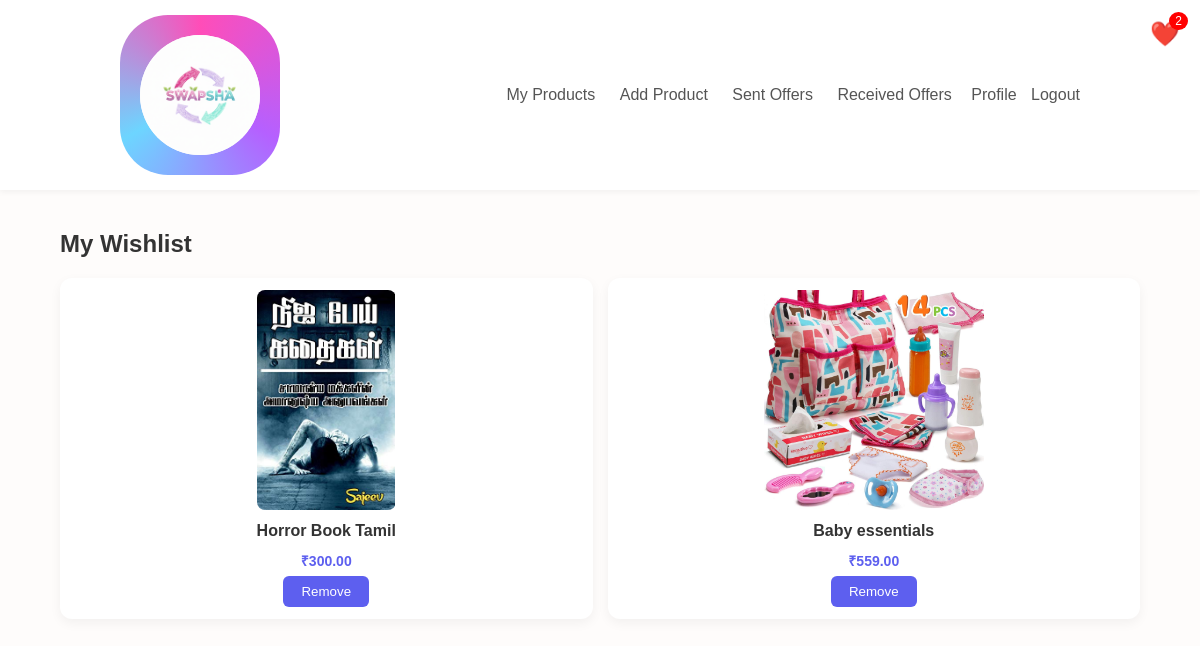
/products/wishlist/ (signed in), run on the app's committed database.
### products/models.py (models this page shows)
class Product(models.Model):
    CATEGORY_CHOICES = [
        ('electronics', 'Electronics'),
        ('fashion', 'Fashion'),
        ('books', 'Books'),
        ('furniture', 'Furniture'),
        ('others', 'Others'),
    ]
    user = models.ForeignKey(User, on_delete=models.CASCADE)
    title = models.CharField(max_length=200)
    description = models.TextField()
    category = models.CharField(max_length=50, choices=CATEGORY_CHOICES)
    estimated_value = models.DecimalField(max_digits=10, decimal_places=2)
    condition = models.CharField(max_length=50)
    image = models.ImageField(upload_to='product_images/')
    created_at = models.DateTimeField(auto_now_add=True)
    tags = models.CharField(max_length=200, blank=True, null=True, default='')

### products/views.py (the view)
# urls.py: path('wishlist/', views.wishlist, name='wishlist'),
@login_required
def wishlist(request):
    user = request.user
    favorite_products = user.favorites.all()
    return render(request, 'products/wishlist.html', {'favorite_products': favorite_products})

### templates/products/wishlist.html (shortened to what this page needs)
{% extends 'base.html' %}
{% block content %}
<h2>My Wishlist</h2>
<div class="products-grid">
    {% for product in favorite_products %}
    <div class="product-card">
        <a href="{% url 'product_detail' product.id %}">
            <img src="{{ product.image.url }}" alt="{{ product.title }}">
            <h3>{{ product.title }}</h3>
        </a>
        <p class="price">₹{{ product.estimated_value|floatformat:2 }}</p>
        <button class="btn" data-id="{{ product.id }}" >Remove</button>
    </div>
    {% empty %}
    <p>No products in wishlist yet.</p>
    {% endfor %}
</div>
{% endblock %}

### templates/base.html (shortened to what this page needs)
{% load static %}
<!DOCTYPE html>
<html lang="en">
<head>
    <link rel="stylesheet" href="{% static 'css/styles.css' %}">
</head>
<body>
    <nav class="navbar">
        <div class="logo">
    <a href="{% url 'home' %}" style="display:flex; align-items:center;">
        <div style="
            height:140px;
            width:140px;
            border-radius:30%;
            background: conic-gradient(
                #ff4db8,
                #b560ff,
                #6dd5ff,
                #ff4db8
            );
            padding:10px;
            display:flex;
            justify-content:center;
            align-items:center;
        ">
            <img src="{% static 'images/logo.png' %}"
                alt="Swapsha Logo"
                style="
                    height:120px;
                    width:120px;
                    border-radius:50%;
                    object-fit:cover;
                    background:white;
                ">
        </div>
    </a>
</div>
        <div class="nav-links">
            <a href="{% url 'my_products' %}">My Products</a>
            <a href="{% url 'add_product' %}">Add Product</a>
            <a href="{% url 'sent_offers' %}">Sent Offers</a>
    <a href="{% url 'received_offers' %}">
        Received Offers
    </a>
            {% if user.is_authenticated %}
                <div class="wishlist-icon">
                <a href="{% url 'wishlist' %}" style="position: relative; display: inline-block; font-size: 24px; color: #333;">
                ❤️
            <span id="wishlistCount"
                style="position: absolute; top: -8px; right: -8px; background:red; color:white; border-radius:50%; padding: 2px 6px; font-size:12px;">
            {{ request.user.favorites.count }}
            </span>
    </a>
</div>
{% endif %}
            {% if request.user.is_authenticated %}
                <a href="{% url 'profile' %}" style="margin-left:15px;">Profile</a>
                <a href="{% url 'logout' %}" style="margin-left:10px;">Logout</a>
            {% else %}
                <a href="{% url 'login' %}" style="margin-left:15px;">Login</a>
                <a href="{% url 'register' %}" style="margin-left:10px;">Register</a>
            {% endif %}
        </div>
    </nav>
    <div class="container">
        {% block content %}
        {% endblock %}
    </div>
</body>
</html>

### static/css/styles.css (style rules this page uses)
body { font-family: 'Poppins', sans-serif; background-color: #fefcfb; color: #333; margin: 0; padding: 0; }
a { text-decoration: none; color: #333; }
h1, h2, h3, h4, h5, h6 { font-weight: 600; margin-bottom: 10px; }
.container { width: 90%; max-width: 1200px; margin: 0 auto; padding: 20px 0; }
.navbar { display: flex; justify-content: space-between; align-items: center; background-color: #fff; padding: 15px 10%; box-shadow: 0 2px 6px rgba(0,0,0,0.05); position: sticky; top: 0; z-index: 100; }
.navbar .logo a { font-size: 24px; font-weight: 700; color: #5D5FEF; }
.navbar .nav-links a { margin-left: 20px; font-weight: 500; color: #555; transition: color 0.3s; }
.btn { background-color: #5D5FEF; color: #fff; padding: 8px 18px; border: none; border-radius: 6px; font-weight: 500; cursor: pointer; transition: background 0.3s; }
.products-grid { display: grid; grid-template-columns: repeat(auto-fit, minmax(150px, 1fr)); gap: 15px; margin-top: 20px; }
.product-card { background-color: #fff; border-radius: 12px; padding: 12px; box-shadow: 0 4px 12px rgba(0,0,0,0.05); display: flex; flex-direction: column; align-items: center; transition: transform 0.2s; }
.product-card img { width: 100%; max-width: 220px; height: 220px; object-fit: contain; display: block; margin: 0 auto 12px auto; border-radius: 8px; }
.product-card h3 { font-size: 16px; margin: 5px 0; text-align: center; }
.product-card p { font-size: 14px; color: #666; text-align: center; }
.product-card .price { font-weight: 600; color: #5D5FEF; margin: 6px 0; }
img { display: block; max-width: 100%; }
.wishlist-icon { position: fixed; top: 20px; right: 20px; z-index: 1000; cursor: pointer; transition: transform 0.2s ease; }

### data on the page
Product: image (picture), title "Horror Book Tamil", estimated_value "300.00"
Product: image (picture), title "Baby essentials", estimated_value "559.00"

### other printed values
{{ request.user.favorites.count }} "2"
